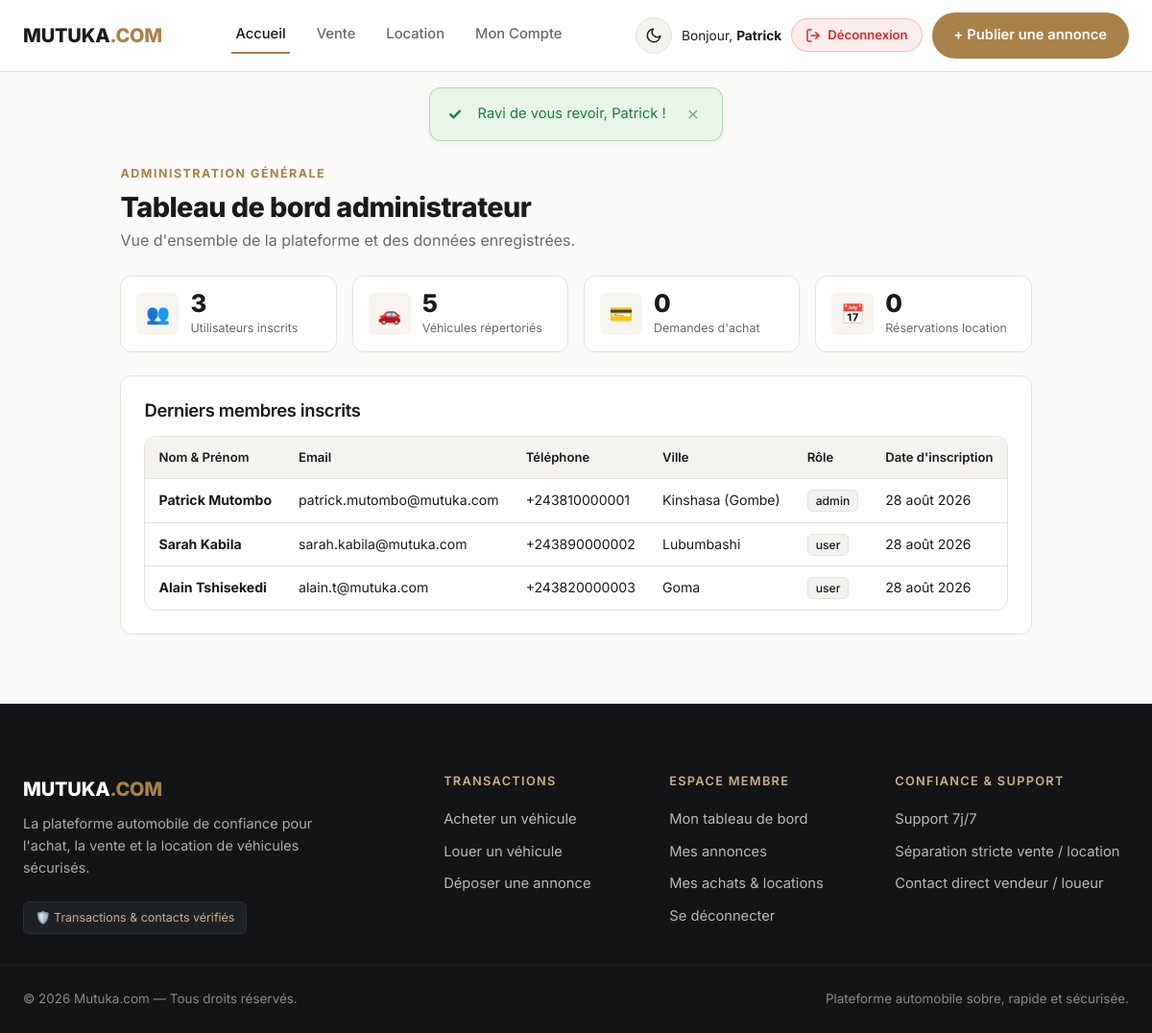
/admin/index.php (signed in), run on the app's committed database.
### tables this page shows
CREATE TABLE IF NOT EXISTS `users` (
    `id` INT AUTO_INCREMENT PRIMARY KEY,
    `nom` VARCHAR(100) NOT NULL,
    `prenom` VARCHAR(100) NOT NULL,
    `email` VARCHAR(191) NOT NULL UNIQUE,
    `telephone` VARCHAR(30) NOT NULL,
    `whatsapp` VARCHAR(30) NULL,
    `password` VARCHAR(255) NOT NULL,
    `ville` VARCHAR(100) DEFAULT 'Kinshasa',
    `avatar` VARCHAR(255) DEFAULT NULL,
    `role` ENUM('user', 'admin') DEFAULT 'user',
    `created_at` TIMESTAMP DEFAULT CURRENT_TIMESTAMP
);

### includes/helpers.php (called while the page is built, shortened)
<?php
function getBaseUrl(): string {
    $scriptName = $_SERVER['SCRIPT_NAME'] ?? '';
    $dir = str_replace('\\', '/', dirname($scriptName));
    if (preg_match('#/(compte|admin|includes|config|database)$#', $dir)) {
        $dir = dirname($dir);
    }
    $dir = str_replace('\\', '/', $dir);
    return rtrim($dir, '/');
}
function url(string $path = ''): string {
    $base = getBaseUrl();
    $path = ltrim($path, '/');
    return ($base === '' ? '/' : $base . '/') . $path;
}
function isLoggedIn(): bool {
    return isset($_SESSION['user']) && !empty($_SESSION['user']['id']);
}
function getCurrentUser(): ?array {
    return $_SESSION['user'] ?? null;
}
function getFlash(): ?array {
    if (isset($_SESSION['flash'])) {
        $flash = $_SESSION['flash'];
        return $flash;
    }
    return null;
}
function formatDateFR(string $dateStr): string {
    $timestamp = strtotime($dateStr);
    $mois = [
        1 => 'janvier', 2 => 'février', 3 => 'mars', 4 => 'avril',
        5 => 'mai', 6 => 'juin', 7 => 'juillet', 8 => 'août',
        9 => 'septembre', 10 => 'octobre', 11 => 'novembre', 12 => 'décembre'
    ];
    $j = date('j', $timestamp);
    $m = $mois[(int)date('n', $timestamp)];
    $y = date('Y', $timestamp);
    return "$j $m $y";
}
function e(?string $str): string {
    return htmlspecialchars($str ?? '', ENT_QUOTES, 'UTF-8');
}

### admin/index.php (the view, shortened to what this page needs)
<?php
require_once __DIR__ . '/../includes/helpers.php';
require_once __DIR__ . '/../config/database.php';
$totalUsers = (int)$pdo->query("SELECT COUNT(*) FROM users")->fetchColumn();
$totalVehicles = (int)$pdo->query("SELECT COUNT(*) FROM vehicles")->fetchColumn();
$totalPurchases = (int)$pdo->query("SELECT COUNT(*) FROM purchases")->fetchColumn();
$totalRentals = (int)$pdo->query("SELECT COUNT(*) FROM rentals")->fetchColumn();
$latestUsers = $pdo->query("SELECT * FROM users ORDER BY created_at DESC LIMIT 10")->fetchAll();
require_once __DIR__ . '/../includes/header.php';
?>
<section class="section" style="padding-top: var(--space-4);">
    <div style="margin-bottom: var(--space-4);">
        <p class="eyebrow">Administration Générale</p>
        <h1 style="font-size: 1.8rem; margin-bottom: 4px;">Tableau de bord administrateur</h1>
        <p style="color: var(--muted); margin: 0;">Vue d'ensemble de la plateforme et des données enregistrées.</p>
    </div>
    <div class="stat-cards-grid" style="grid-template-columns: repeat(auto-fit, minmax(220px, 1fr));">
        <div class="stat-card">
            <div class="stat-icon-box">👥</div>
            <div class="stat-info">
                <div class="stat-number"><?php echo $totalUsers; ?></div>
                <div class="stat-label">Utilisateurs inscrits</div>
            </div>
        </div>
        <div class="stat-card">
            <div class="stat-icon-box">🚗</div>
            <div class="stat-info">
                <div class="stat-number"><?php echo $totalVehicles; ?></div>
                <div class="stat-label">Véhicules répertoriés</div>
            </div>
        </div>
        <div class="stat-card">
            <div class="stat-icon-box">💳</div>
            <div class="stat-info">
                <div class="stat-number"><?php echo $totalPurchases; ?></div>
                <div class="stat-label">Demandes d'achat</div>
            </div>
        </div>
        <div class="stat-card">
            <div class="stat-icon-box">📅</div>
            <div class="stat-info">
                <div class="stat-number"><?php echo $totalRentals; ?></div>
                <div class="stat-label">Réservations location</div>
            </div>
        </div>
    </div>
    <div style="background: var(--surface); border: 1px solid var(--border); border-radius: var(--radius); padding: var(--space-4); margin-top: var(--space-4);">
        <h3 style="margin-bottom: var(--space-3); font-size: 1.15rem;">Derniers membres inscrits</h3>
        <div class="desktop-table-view data-table-wrap">
            <table class="data-table">
                <thead>
                    <tr>
                        <th>Nom & Prénom</th>
                        <th>Email</th>
                        <th>Téléphone</th>
                        <th>Ville</th>
                        <th>Rôle</th>
                        <th>Date d'inscription</th>
                    </tr>
                </thead>
                <tbody>
                    <?php foreach ($latestUsers as $u): ?>
                        <tr>
                            <td><strong><?php echo e($u['prenom']); ?> <?php echo e($u['nom']); ?></strong></td>
                            <td><?php echo e($u['email']); ?></td>
                            <td><?php echo e($u['telephone']); ?></td>
                            <td><?php echo e($u['ville']); ?></td>
                            <td><span class="spec-pill"><?php echo e($u['role']); ?></span></td>
                            <td><?php echo formatDateFR($u['created_at']); ?></td>
                        </tr>
                    <?php endforeach; ?>
                </tbody>
            </table>
        </div>
    </div>
</section>
<?php require_once __DIR__ . '/../includes/footer.php'; ?>

### includes/header.php (shortened to what this page needs)
<?php
require_once __DIR__ . '/helpers.php';
$currentUser = getCurrentUser();
$isAuth = ($currentUser !== null);
$flash = getFlash();
$currentScript = basename($_SERVER['SCRIPT_NAME']);
?>
<!doctype html>
<html lang="fr">
<head>
    <link rel="stylesheet" href="<?php echo url('css/style.css?v=' . filemtime(__DIR__ . '/../css/style.css')); ?>" />
</head>
<body>
<header class="site-header">
    <div class="header-inner">
        <a href="<?php echo url('index.php'); ?>" class="logo">
            MUTUKA<span class="logo-accent">.COM</span>
        </a>
        <nav class="main-nav" id="main-nav">
            <a href="<?php echo url('index.php'); ?>" class="nav-link <?php echo ($currentScript === 'index.php') ? 'active' : ''; ?>">Accueil</a>
            <a href="<?php echo url('vente.php'); ?>" class="nav-link <?php echo ($currentScript === 'vente.php') ? 'active' : ''; ?>">Vente</a>
            <a href="<?php echo url('location.php'); ?>" class="nav-link <?php echo ($currentScript === 'location.php') ? 'active' : ''; ?>">Location</a>
            <?php if ($isAuth): ?>
                <a href="<?php echo url('compte/index.php'); ?>" class="nav-link <?php echo ($currentScript === 'index.php' && strpos($_SERVER['SCRIPT_NAME'], 'compte') !== false) ? 'active' : ''; ?>">
                    Mon Compte
                </a>
            <?php endif; ?>
        </nav>
        <div class="header-actions">
            <button type="button" class="theme-toggle" id="theme-toggle-btn" aria-label="Changer de thème" title="Activer / Désactiver le mode sombre">
                <svg class="moon-icon" viewBox="0 0 24 24" fill="none" stroke="currentColor" stroke-width="2" stroke-linecap="round" stroke-linejoin="round"><path d="M21 12.79A9 9 0 1 1 11.21 3 7 7 0 0 0 21 12.79z"/></svg>
            </button>
            <?php if ($isAuth): ?>
                <div class="user-greeting">
                    <span>Bonjour, <strong><?php echo e($currentUser['prenom']); ?></strong></span>
                    <a href="<?php echo url('deconnexion.php'); ?>" class="btn-logout" title="Se déconnecter de votre compte">
                        <svg class="logout-icon" viewBox="0 0 24 24" fill="none" stroke="currentColor" stroke-linecap="round" stroke-linejoin="round">
                            <path d="M9 21H5a2 2 0 0 1-2-2V5a2 2 0 0 1 2-2h4"></path>
                            <polyline points="16 17 21 12 16 7"></polyline>
                            <line x1="21" y1="12" x2="9" y2="12"></line>
                        </svg>
                        <span>Déconnexion</span>
                    </a>
                </div>
            <?php endif; ?>
            <a href="<?php echo url('publier.php'); ?>" class="btn btn-accent header-publish-btn">
                <span class="btn-text-full">+ Publier une annonce</span>
            </a>
        </div>
    </div>
</header>
<?php if ($flash): ?>
    <div class="flash-container">
        <div class="flash-alert flash-<?php echo e($flash['type']); ?>">
            <div class="flash-icon">
                <?php if ($flash['type'] === 'success'): ?>
                    ✓
                <?php elseif ($flash['type'] === 'error'): ?>
                    ✕
                <?php else: ?>
                    ℹ
                <?php endif; ?>
            </div>
            <div class="flash-text"><?php echo e($flash['message']); ?></div>
            <button class="flash-close" onclick="this.parentElement.remove()">×</button>
        </div>
    </div>
<?php endif; ?>

### includes/footer.php (shortened to what this page needs)
<footer class="site-footer">
    <div class="footer-inner">
        <div class="footer-brand">
            <span class="logo">MUTUKA<span class="logo-accent">.COM</span></span>
            <p>La plateforme automobile de confiance pour l'achat, la vente et la location de véhicules sécurisés.</p>
            <div class="footer-badge-trust">
                <span>🛡️ Transactions & contacts vérifiés</span>
            </div>
        </div>
        <div class="footer-col">
            <h4>Transactions</h4>
            <a href="<?php echo url('vente.php'); ?>">Acheter un véhicule</a>
            <a href="<?php echo url('location.php'); ?>">Louer un véhicule</a>
            <a href="<?php echo url('publier.php'); ?>">Déposer une annonce</a>
        </div>
        <div class="footer-col">
            <h4>Espace Membre</h4>
            <?php if (isLoggedIn()): ?>
                <a href="<?php echo url('compte/index.php'); ?>">Mon tableau de bord</a>
                <a href="<?php echo url('compte/index.php#annonces'); ?>">Mes annonces</a>
                <a href="<?php echo url('compte/index.php#achats'); ?>">Mes achats & locations</a>
                <a href="<?php echo url('deconnexion.php'); ?>">Se déconnecter</a>
            <?php else: ?>
                <a href="<?php echo url('connexion.php'); ?>">Se connecter</a>
                <a href="<?php echo url('inscription.php'); ?>">Créer un compte gratuit</a>
            <?php endif; ?>
        </div>
        <div class="footer-col">
            <h4>Confiance & Support</h4>
            <span class="footer-info">Support 7j/7</span>
            <span class="footer-info">Séparation stricte vente / location</span>
            <span class="footer-info">Contact direct vendeur / loueur</span>
        </div>
    </div>
    <div class="footer-bottom">
        <div>© <?php echo date("Y"); ?> Mutuka.com — Tous droits réservés.</div>
        <div class="footer-bottom-links">
            <span>Plateforme automobile sobre, rapide et sécurisée.</span>
        </div>
    </div>
</footer>
</body>
</html>

### data on the page
users: prenom "Patrick", nom "Mutombo", email "patrick.mutombo@mutuka.com", telephone "+243810000001", ville "Kinshasa (Gombe)", role "admin", created_at "28 août 2026"
users: prenom "Sarah", nom "Kabila", email "sarah.kabila@mutuka.com", telephone "+243890000002", ville "Lubumbashi", role "user", created_at "28 août 2026"
users: prenom "Alain", nom "Tshisekedi", email "alain.t@mutuka.com", telephone "+243820000003", ville "Goma", role "user", created_at "28 août 2026"

### other printed values
$flash['message'] "Ravi de vous revoir, Patrick !"
$totalUsers "3"
$totalVehicles "5"
$totalPurchases "0"
$totalRentals "0"
